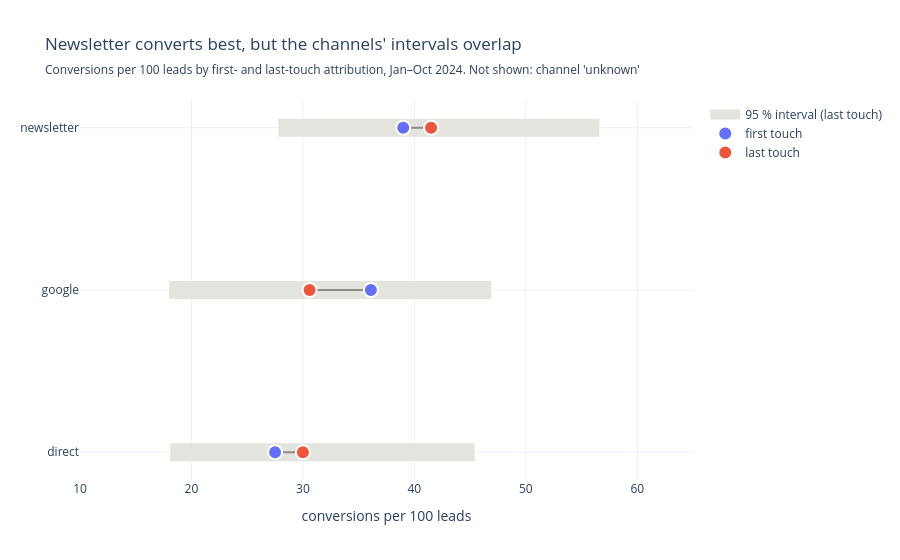

The notebook cell saved with this chart:
### Code cell
MODELS = {
    "first touch": ("first_touch_conversions", "first_touch_rate_pct"),
    "last touch": ("conversions", "conversion_rate_pct"),
}
MODEL_COLORS = {"first touch": "#636efa", "last touch": "#EF553B"}


def by_model(table: pd.DataFrame, keys: list[str]) -> pd.DataFrame:
    """One row per key and attribution model, with the conversions and the rate under that model."""
    return pd.concat(
        [
            table[keys].assign(model=model, conversions=table[count], rate_pct=table[rate])
            for model, (count, rate) in MODELS.items()
        ],
        ignore_index=True,
    )


# One row per channel. The grey band is the 95 % interval of the last-touch rate. On it, a dot per
# attribution model, joined by a line: its length shows how much the model moves the channel.
known_channels = channels[channels["channel"] != "unknown"].sort_values("conversion_rate_pct")
rates = by_model(known_channels, ["channel", "leads"])
band = known_channels[["channel", "low_pct", "high_pct"]].melt(
    id_vars="channel", value_name="rate_pct"
)

fig = px.line(band, x="rate_pct", y="channel", line_group="channel")
fig.update_traces(
    line={"color": "#e4e4de", "width": 18},
    hoverinfo="skip",
    name="95 % interval (last touch)",
    showlegend=False,
)
fig.data[0].showlegend = True
links = px.line(rates, x="rate_pct", y="channel", line_group="channel")
links.update_traces(line={"color": "#8c8c84", "width": 2}, hoverinfo="skip", showlegend=False)
dots = px.scatter(
    rates,
    x="rate_pct",
    y="channel",
    color="model",
    color_discrete_map=MODEL_COLORS,
    custom_data=["conversions", "leads"],
)
dots.update_traces(
    marker={"size": 14, "line": {"width": 2, "color": "white"}},
    hovertemplate=(
        "%{fullData.name}: %{customdata[0]} of %{customdata[1]} leads (%{x:.1f} %)<extra></extra>"
    ),
)
fig.add_traces(links.data + dots.data)
fig.update_layout(
    title="Newsletter converts best, but the channels' intervals overlap",
    title_subtitle_text=(
        "Conversions per 100 leads by first- and last-touch attribution, Jan–Oct 2024. "
        "Not shown: channel 'unknown'"
    ),
    legend_title_text="",
    margin_t=100,
)
fig.update_xaxes(title="conversions per 100 leads", range=[10, 65])
fig.update_yaxes(title=None, categoryorder="array", categoryarray=list(known_channels["channel"]))
fig.show()

### Figure 1 — Plotly figure (JSON) as saved in the notebook; plotly's stock layout.template omitted (floating-point values rounded to 4 significant figures)
{"data": [{"hoverinfo": "skip", "hovertemplate": "channel=%{y}<br>rate_pct=%{x}<extra></extra>", "legendgroup": "", "line": {"color": "#e4e4de", "dash": "solid", "width": 18}, "marker": {"symbol": "circle"}, "mode": "lines", "name": "95 % interval (last touch)", "orientation": "h", "showlegend": true, "type": "scatter", "x": [18.1, 45.4], "xaxis": "x", "y": ["direct", "direct"], "yaxis": "y"}, {"hoverinfo": "skip", "hovertemplate": "channel=%{y}<br>rate_pct=%{x}<extra></extra>", "legendgroup": "", "line": {"color": "#e4e4de", "dash": "solid", "width": 18}, "marker": {"symbol": "circle"}, "mode": "lines", "name": "95 % interval (last touch)", "orientation": "h", "showlegend": false, "type": "scatter", "x": [18.0, 46.9], "xaxis": "x", "y": ["google", "google"], "yaxis": "y"}, {"hoverinfo": "skip", "hovertemplate": "channel=%{y}<br>rate_pct=%{x}<extra></extra>", "legendgroup": "", "line": {"color": "#e4e4de", "dash": "solid", "width": 18}, "marker": {"symbol": "circle"}, "mode": "lines", "name": "95 % interval (last touch)", "orientation": "h", "showlegend": false, "type": "scatter", "x": [27.8, 56.6], "xaxis": "x", "y": ["newsletter", "newsletter"], "yaxis": "y"}, {"hoverinfo": "skip", "hovertemplate": "channel=%{y}<br>rate_pct=%{x}<extra></extra>", "legendgroup": "", "line": {"color": "#8c8c84", "dash": "solid", "width": 2}, "marker": {"symbol": "circle"}, "mode": "lines", "name": "", "orientation": "h", "showlegend": false, "type": "scatter", "x": [27.5, 30.0], "xaxis": "x", "y": ["direct", "direct"], "yaxis": "y"}, {"hoverinfo": "skip", "hovertemplate": "channel=%{y}<br>rate_pct=%{x}<extra></extra>", "legendgroup": "", "line": {"color": "#8c8c84", "dash": "solid", "width": 2}, "marker": {"symbol": "circle"}, "mode": "lines", "name": "", "orientation": "h", "showlegend": false, "type": "scatter", "x": [36.1, 30.6], "xaxis": "x", "y": ["google", "google"], "yaxis": "y"}, {"hoverinfo": "skip", "hovertemplate": "channel=%{y}<br>rate_pct=%{x}<extra></extra>", "legendgroup": "", "line": {"color": "#8c8c84", "dash": "solid", "width": 2}, "marker": {"symbol": "circle"}, "mode": "lines", "name": "", "orientation": "h", "showlegend": false, "type": "scatter", "x": [39.0, 41.5], "xaxis": "x", "y": ["newsletter", "newsletter"], "yaxis": "y"}, {"customdata": [[11, 40], [13, 36], [16, 41]], "hovertemplate": "%{fullData.name}: %{customdata[0]} of %{customdata[1]} leads (%{x:.1f} %)<extra></extra>", "legendgroup": "first touch", "marker": {"color": "#636efa", "line": {"color": "white", "width": 2}, "size": 14, "symbol": "circle"}, "mode": "markers", "name": "first touch", "orientation": "h", "showlegend": true, "type": "scatter", "x": [27.5, 36.1, 39.0], "xaxis": "x", "y": ["direct", "google", "newsletter"], "yaxis": "y"}, {"customdata": [[12, 40], [11, 36], [17, 41]], "hovertemplate": "%{fullData.name}: %{customdata[0]} of %{customdata[1]} leads (%{x:.1f} %)<extra></extra>", "legendgroup": "last touch", "marker": {"color": "#EF553B", "line": {"color": "white", "width": 2}, "size": 14, "symbol": "circle"}, "mode": "markers", "name": "last touch", "orientation": "h", "showlegend": true, "type": "scatter", "x": [30.0, 30.6, 41.5], "xaxis": "x", "y": ["direct", "google", "newsletter"], "yaxis": "y"}], "layout": {"legend": {"title": {"text": ""}, "tracegroupgap": 0}, "margin": {"t": 100}, "title": {"subtitle": {"text": "Conversions per 100 leads by first- and last-touch attribution, Jan–Oct 2024. Not shown: channel 'unknown'"}, "text": "Newsletter converts best, but the channels' intervals overlap"}, "xaxis": {"anchor": "y", "domain": [0.0, 1.0], "range": [10, 65], "title": {"text": "conversions per 100 leads"}}, "yaxis": {"anchor": "x", "categoryarray": ["direct", "google", "newsletter"], "categoryorder": "array", "domain": [0.0, 1.0], "title": {}}}}
